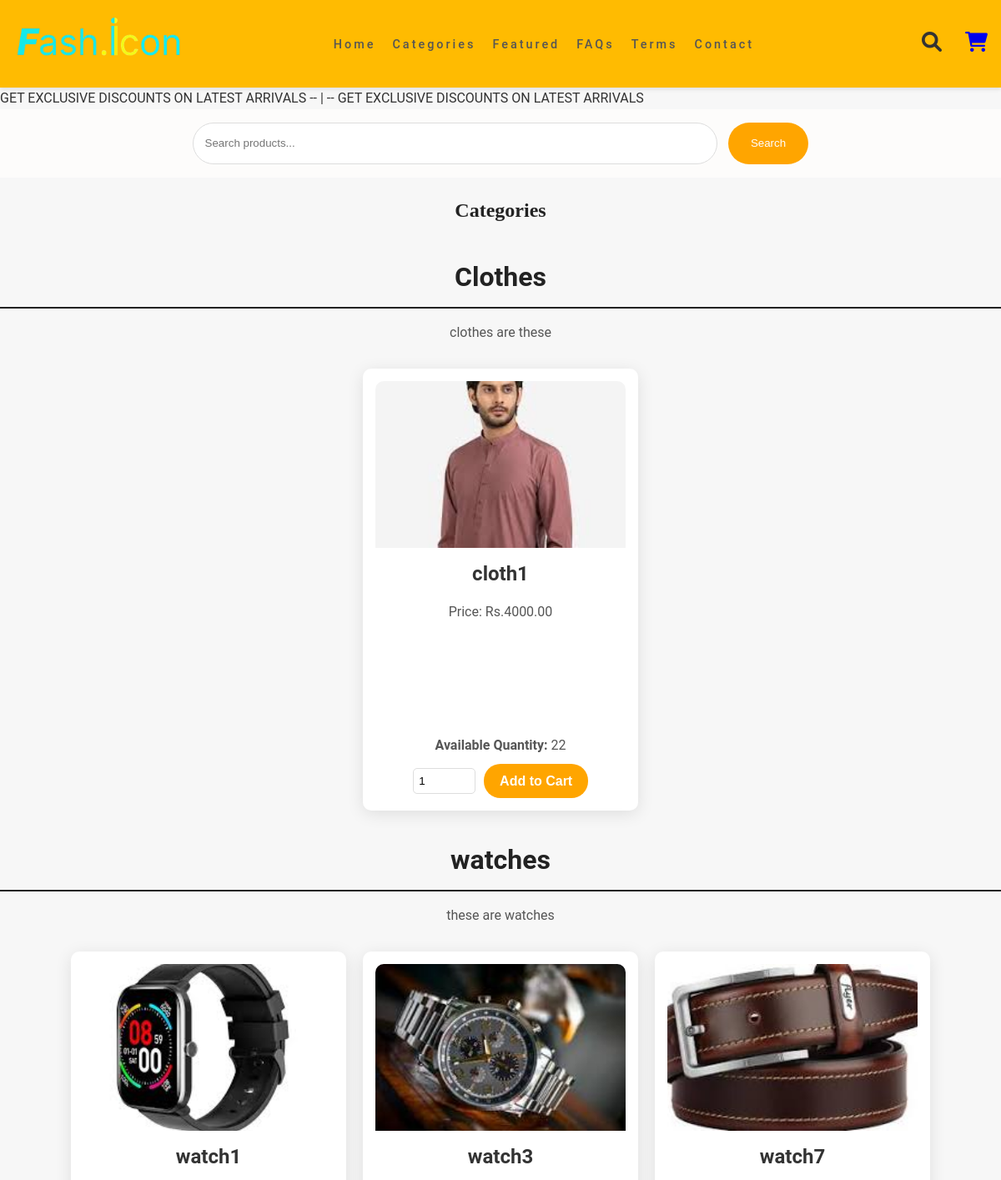
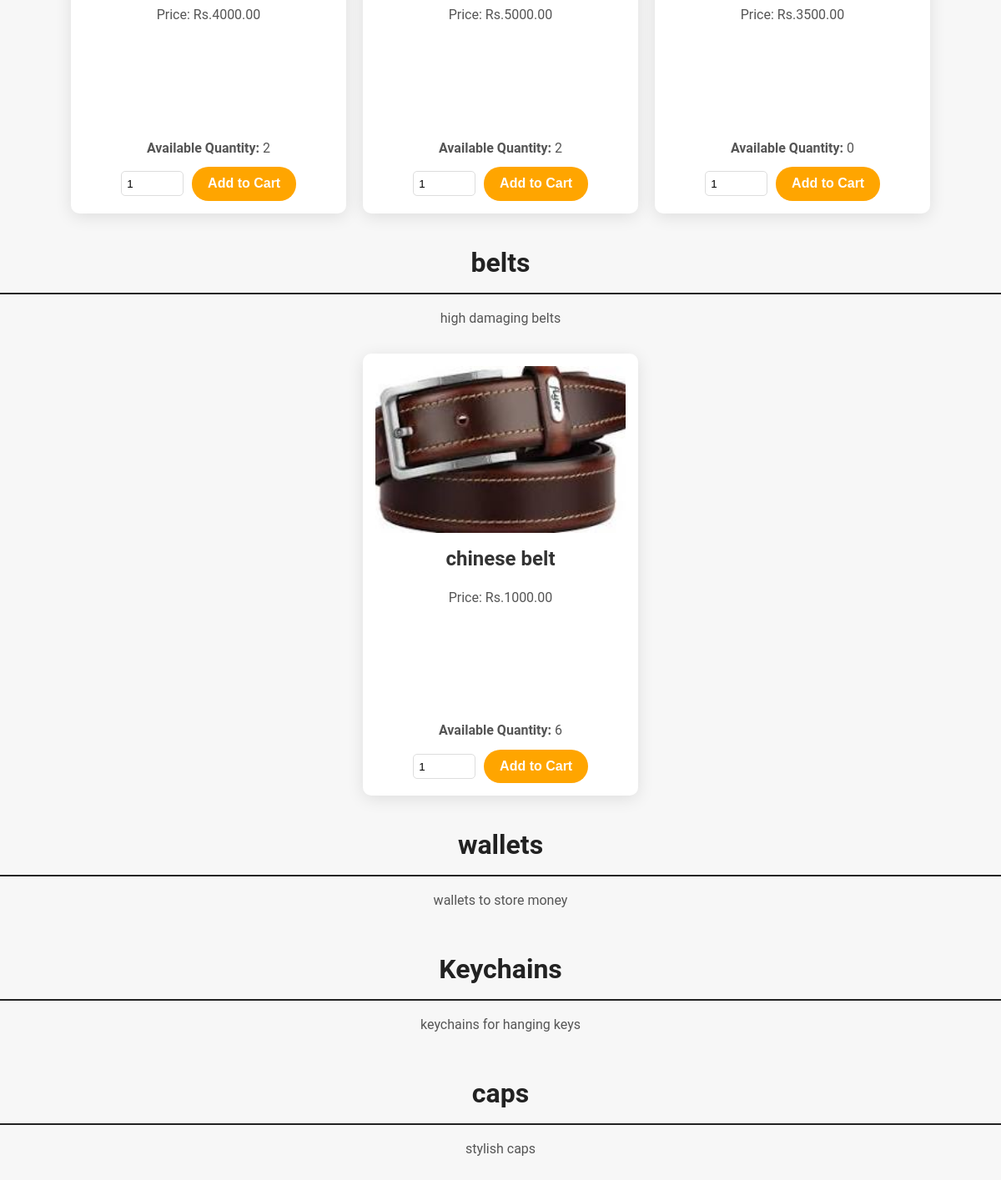
The page /categories/ on the database as committed earlier (2 pictures, top to bottom).
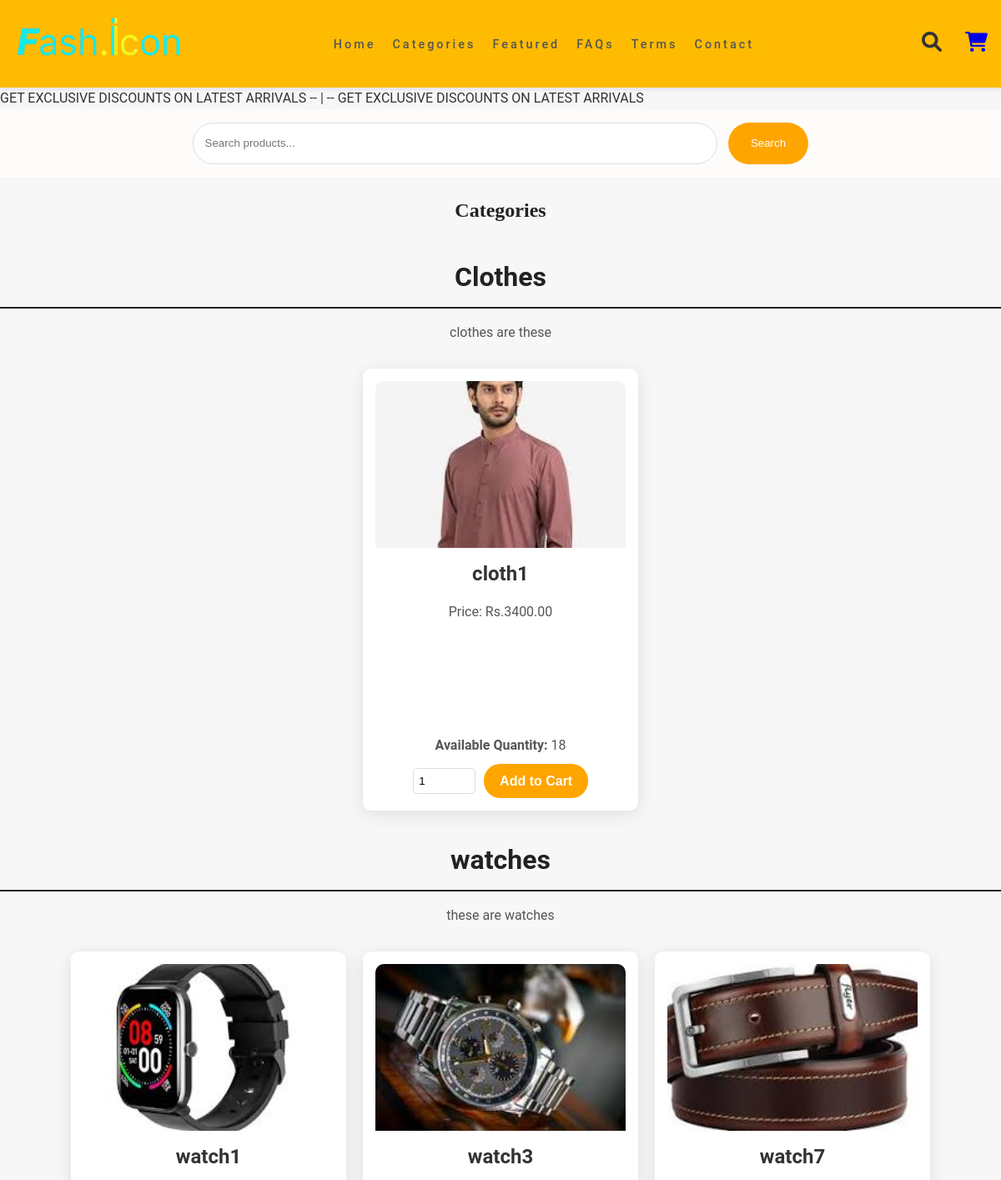
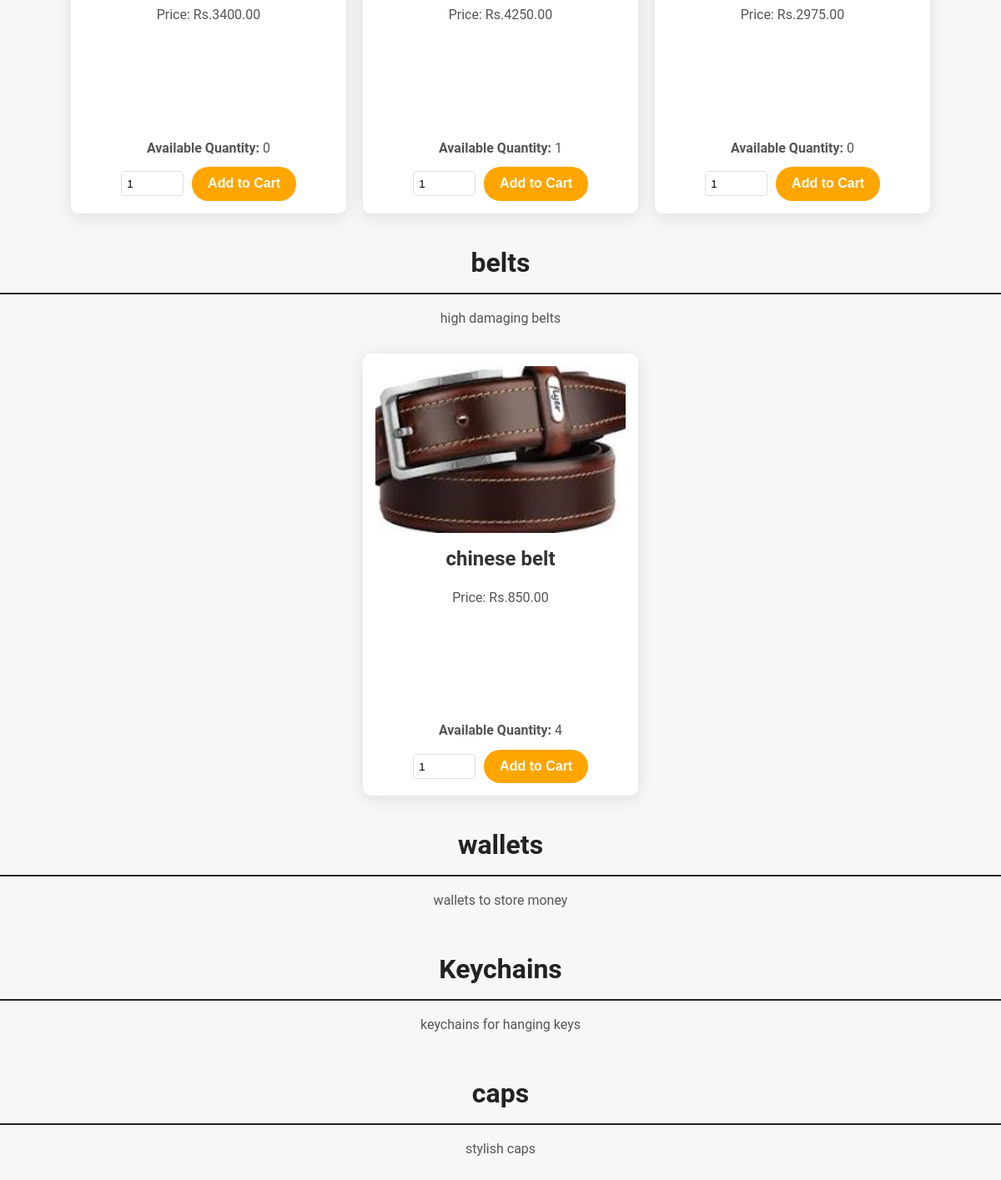
The same page on the database as committed later (2 pictures, top to bottom).
### keychain_app/models.py (models this page shows, shortened)
class Category(models.Model):
    name = models.CharField(max_length=100)
    url_name = models.SlugField(unique=True, default='none')  # Specify a default value
    image = models.ImageField(upload_to='category_images/', blank=True, null=True)  # Add image field
    description = models.TextField(blank=True)

class Product(models.Model):
    name = models.CharField(max_length=100)
    description = models.TextField()
    price = models.DecimalField(max_digits=10, decimal_places=2)
    original_price = models.DecimalField(max_digits=10, decimal_places=2, null=True, blank=True)
    quantity = models.PositiveIntegerField()
    image = models.ImageField(upload_to='products/')
    is_featured = models.BooleanField(default=False)
    is_discounted = models.BooleanField(default=False)  # New field for discounted items
    is_best_seller = models.BooleanField(default=False)  # New field for best sellers
    category = models.ForeignKey(Category, related_name='products', on_delete=models.CASCADE)

### keychain_app/views.py (the view)
# urls.py: path('categories/', views.category_list, name='category_list'),
def category_list(request):
    categories = Category.objects.all()
    return render(request, 'category_list.html', {'categories': categories})

### keychain_app/templates/category_list.html (shortened to what this page needs)
{% load static %}
<!DOCTYPE html>
<html lang="en">
<head>
    <link
    rel="stylesheet"
    href="https://cdnjs.cloudflare.com/ajax/libs/font-awesome/5.15.2/css/all.min.css"
  />
</head>
<body>
    {% include 'navbar.html' %}
    <h2>Categories</h2>
    <ul>
        {% for category in categories %}
            <li class="category-card">
                <h3>{{ category.name }}</h3>
                <p>{{ category.description }}</p>
                <ul class="product-list">
                    {% for product in category.products.all %}
                        <li class="product-card">
                            <img src="{{ product.image.url }}" alt="{{ product.name }}">
                            <h4>{{ product.name }}</h4>
                            <p>Price: Rs.{{ product.price }}</p>
                            <div class="product-details">
                                <p><strong>Available Quantity:</strong> {{ product.quantity }}</p>
                                <form method="post" action="{% url 'add_product_to_cart' product.id %}" class="add-to-cart">
                                    <input type="number" name="quantity_{{ product.id }}" value="1" min="1" max="{{ product.quantity }}">
                                    <button type="submit">Add to Cart</button>
                                </form>
                            </div>
                        </li>
                    {% endfor %}
                </ul>
            </li>
        {% endfor %}
    </ul>
</body>
</html>

### keychain_app/templates/navbar.html (shortened to what this page needs)
{% load static %}
<!DOCTYPE html>
<html lang="en">
<head>
    <link rel="stylesheet" href="https://cdnjs.cloudflare.com/ajax/libs/font-awesome/6.0.0-beta3/css/all.min.css">
</head>
<body>
    <nav class="navbar-goofy">
        <div class="logo-fun">
            <img src="{% static 'images/logo.png' %}" alt="Logo">
        </div>        <ul class="nav-links-goofy">
            <li><a href="/">Home</a></li>
            <li><a href="/categories/">Categories</a></li>
            <li><a href="/#featured-products">Featured</a></li>
            <li><a href="/faqs/">FAQs</a></li>
            <li><a href="/terms/">Terms</a></li>
            <li><a href="/contact/">Contact</a></li>
        </ul>
        <div class="nav-icons-goofy">
            <i class="fas fa-search"></i>
            <a href="{% url 'view_cart' %}"><i class="fas fa-shopping-cart"></i></a>
        </div>
    </nav>
    <marquee>GET EXCLUSIVE DISCOUNTS ON LATEST ARRIVALS -- | -- GET EXCLUSIVE DISCOUNTS ON LATEST ARRIVALS </marquee>
    <div class="search-bar-funny">
        <input id="search-bar" type="text" placeholder="Search products...">
        <button id="search-button">Search</button>
    </div>
</body>
</html>

### keychain_app/templates/category_list.html (style rules this page uses)
body { font-family: 'Roboto', sans-serif; background-color: #f4f4f4; color: #333; margin: 0; }
h2 { text-align: center; font-family: 'Playfair Display', serif; color: #222; margin-bottom: 1.5em; }
ul { list-style-type: none; padding: 0; margin: 0; }
.category-card { background-color: transparent; margin: 1.5em auto; padding: 0; max-width: 1200px; border-radius: 0; }
h3 { font-size: 2em; color: #222; margin: 0 0 10px; border-bottom: 2px solid #222; padding-bottom: 10px; text-align: center; }
p { font-size: 1em; color: #555; text-align: center; }
.product-list { display: flex; flex-wrap: wrap; justify-content: center; padding: 0; margin-top: 20px; }
.product-card { background-color: white; width: 300px; margin: 10px; padding: 15px; border-radius: 10px; box-shadow: 0 4px 20px rgba(0, 0, 0, 0.1); transition: transform 0.3s ease, box-shadow 0.3s ease; display: flex; flex-direction: column; height: 500px; }
.product-card img { width: 100%; height: 200px; object-fit: cover; border-radius: 10px 10px 0 0; }
h4 { font-size: 1.5em; margin: 0.5em 0; color: #333; text-align: center; }
.product-details { margin-top: auto; text-align: center; }
.add-to-cart { display: flex; align-items: center; margin-top: 10px; justify-content: center; }
.add-to-cart input { width: 60px; padding: 0.5em; margin-right: 10px; border: 1px solid #ddd; border-radius: 5px; }
.add-to-cart button { padding: 0.7em 1.2em; background-color: orange; color: white; border: none; border-radius: 20px; cursor: pointer; font-size: 1em; font-weight: bold; text-align: center; transition: background-color 0.3s ease; }
.product-card p { margin: 2px 0; }

### keychain_app/templates/navbar.html (style rules this page uses)
body { margin: 0; font-family: 'Roboto', sans-serif; background-color: #f7f7f7; color: #333; line-height: 1.6; }
.navbar-goofy { display: flex; justify-content: space-between; align-items: center; padding: 1em; background-color: rgb(255, 187, 1); box-shadow: 0 2px 5px rgba(0, 0, 0, 0.1); position: sticky; top: 0; z-index: 100; }
.logo-fun { font-size: 1.8em; font-weight: bold; }
.nav-links-goofy { position: relative; list-style: none; display: flex; gap: 20px; letter-spacing: 3px; }
.nav-links-goofy li a { text-decoration: none; color: #555; font-weight: 500; transition: color 0.3s; font-size: 0.9em; }
.nav-icons-goofy i { margin-left: 1em; font-size: 1.5em; transition: transform 0.3s; }
.search-bar-funny { display: flex; justify-content: center; padding: 1em 0; background-color: #FDFCFB; }
.search-bar-funny input { width: 50%; padding: 1em; border: 1px solid #ddd; border-radius: 25px; }
.search-bar-funny button { padding: 1em 2em; margin-left: 1em; background-color: orange; color: white; border: none; border-radius: 25px; cursor: pointer; height: 50px; }
.logo-fun img { height: 60px; width: auto; }

Rows that differ between the two databases and show on the page:
changed Product "cloth1": price "4000.00" → "3400.00"; quantity "22" → "18"
changed Product "watch1": price "4000.00" → "3400.00"; quantity "2" → "0"
changed Product "watch3": price "5000.00" → "4250.00"; quantity "2" → "1"
changed Product "watch7": price "3500.00" → "2975.00"
changed Product "chinese belt": price "1000.00" → "850.00"; quantity "6" → "4"
